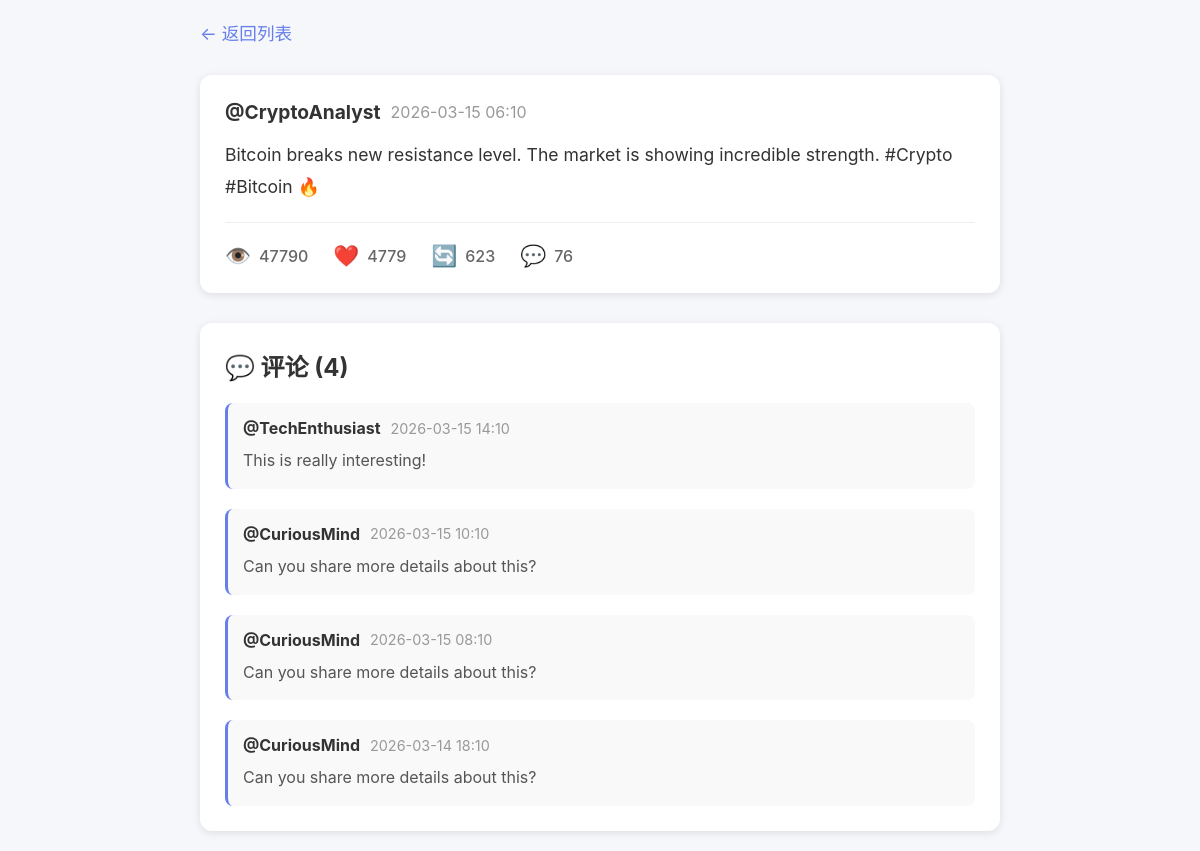
Page /post/trending_24_d3877410 on the committed database.
### tables this page shows
CREATE TABLE posts (
                id TEXT PRIMARY KEY,
                author_id TEXT,
                author_username TEXT,
                text TEXT,
                created_at TIMESTAMP,
                metrics_impressions INTEGER,
                metrics_likes INTEGER,
                metrics_retweets INTEGER,
                metrics_replies INTEGER,
                category TEXT,
                crawled_at TIMESTAMP DEFAULT CURRENT_TIMESTAMP
            );

CREATE TABLE comments (
                id TEXT PRIMARY KEY,
                post_id TEXT,
                author_id TEXT,
                author_username TEXT,
                text TEXT,
                created_at TIMESTAMP,
                crawled_at TIMESTAMP DEFAULT CURRENT_TIMESTAMP,
                FOREIGN KEY (post_id) REFERENCES posts(id)
            );

### scripts/web_app.py (the view)
@app.route('/post/<post_id>')
def post_detail(post_id):
    conn = get_db_connection()
    post = conn.execute('SELECT * FROM posts WHERE id = ?', (post_id,)).fetchone()
    if not post:
        conn.close()
        return "Post not found", 404
    comments = conn.execute('''
        SELECT * FROM comments
        WHERE post_id = ?
        ORDER BY created_at DESC
    ''', (post_id,)).fetchall()
    conn.close()
    post_dict = dict(post)
    post_dict['created_at'] = datetime.fromisoformat(post['created_at']).strftime("%Y-%m-%d %H:%M")
    comments_list = []
    for comment in comments:
        comment_dict = dict(comment)
        comment_dict['created_at'] = datetime.fromisoformat(comment['created_at']).strftime("%Y-%m-%d %H:%M")
        comments_list.append(comment_dict)
    return render_template('post_detail.html', post=post_dict, comments=comments_list)

### scripts/web_app.py (called while the page is built)
def get_db_connection():
    conn = sqlite3.connect(DB_PATH)
    conn.row_factory = sqlite3.Row
    return conn

### assets/templates/post_detail.html (shortened to what this page needs)
<!DOCTYPE html>
<html lang="zh-CN">
<head>
</head>
<body>
    <div class="container">
        <div class="header">
            <a href="/posts/{{ post.category }}" class="back-link">← 返回列表</a>
        </div>
        <div class="post-card">
            <div class="post-header">
                <span class="author">@{{ post.author_username }}</span>
                <span class="time">{{ post.created_at }}</span>
            </div>
            <div class="post-content">{{ post.text }}</div>
            <div class="post-stats">
                <div class="stat-item">
                    <span class="icon">👁️</span>
                    <span class="value">{{ post.metrics_impressions }}</span>
                </div>
                <div class="stat-item">
                    <span class="icon">❤️</span>
                    <span class="value">{{ post.metrics_likes }}</span>
                </div>
                <div class="stat-item">
                    <span class="icon">🔄</span>
                    <span class="value">{{ post.metrics_retweets }}</span>
                </div>
                <div class="stat-item">
                    <span class="icon">💬</span>
                    <span class="value">{{ post.metrics_replies }}</span>
                </div>
            </div>
        </div>
        <div class="comments-section">
            <h2>💬 评论 ({{ comments|length }})</h2>
            {% if comments %}
            <div class="comments-list">
                {% for comment in comments %}
                <div class="comment-card">
                    <div class="comment-header">
                        <span class="author">@{{ comment.author_username }}</span>
                        <span class="time">{{ comment.created_at }}</span>
                    </div>
                    <div class="comment-content">{{ comment.text }}</div>
                </div>
                {% endfor %}
            </div>
            {% else %}
            <div class="empty-comments">
                <p>暂无评论</p>
            </div>
            {% endif %}
        </div>
    </div>
</body>
</html>

### assets/templates/post_detail.html (style rules this page uses)
* { margin: 0; padding: 0; box-sizing: border-box; }
body { font-family: -apple-system, BlinkMacSystemFont, 'Segoe UI', Roboto, 'Helvetica Neue', Arial, sans-serif; background: #f5f7fa; padding: 20px; }
.container { max-width: 800px; margin: 0 auto; }
.header { margin-bottom: 30px; }
.back-link { color: #667eea; text-decoration: none; font-size: 1.1em; }
.post-card { background: white; border-radius: 12px; padding: 25px; box-shadow: 0 2px 8px rgba(0,0,0,0.1); margin-bottom: 30px; }
.post-header { display: flex; align-items: center; margin-bottom: 15px; }
.post-header .author { font-weight: bold; font-size: 1.2em; color: #333; margin-right: 10px; }
.post-header .time { color: #999; }
.post-content { color: #333; line-height: 1.8; margin-bottom: 20px; white-space: pre-wrap; word-wrap: break-word; font-size: 1.1em; }
.post-stats { display: flex; gap: 25px; color: #666; padding-top: 20px; border-top: 1px solid #eee; }
.stat-item { display: flex; align-items: center; gap: 8px; }
.stat-item .icon { font-size: 1.3em; }
.stat-item .value { font-weight: 500; }
.comments-section { background: white; border-radius: 12px; padding: 25px; box-shadow: 0 2px 8px rgba(0,0,0,0.1); }
.comments-section h2 { font-size: 1.5em; margin-bottom: 20px; color: #333; }
.comments-list { display: flex; flex-direction: column; gap: 20px; }
.comment-card { padding: 15px; border-left: 3px solid #667eea; background: #f9f9f9; border-radius: 8px; }
.comment-header { display: flex; align-items: center; margin-bottom: 10px; }
.comment-header .author { font-weight: bold; color: #333; margin-right: 10px; }
.comment-header .time { color: #999; font-size: 0.9em; }
.comment-content { color: #555; line-height: 1.6; white-space: pre-wrap; word-wrap: break-word; }

### rows in the picture
posts: author_username "CryptoAnalyst", created_at "2026-03-15 06:10", text "Bitcoin breaks new resistance level. The market is showing incredible strength. #Crypto #Bitcoin 🔥", metrics_impressions "47790", metrics_likes "4779", metrics_retweets "623", metrics_replies "76"
comments: author_username "TechEnthusiast", created_at "2026-03-15 14:10", text "This is really interesting!"
comments: author_username "CuriousMind", created_at "2026-03-15 10:10", text "Can you share more details about this?"
comments: author_username "CuriousMind", created_at "2026-03-15 08:10", text "Can you share more details about this?"
comments: author_username "CuriousMind", created_at "2026-03-14 18:10", text "Can you share more details about this?"

### other values in the picture
{{ comments|length }} "4"
